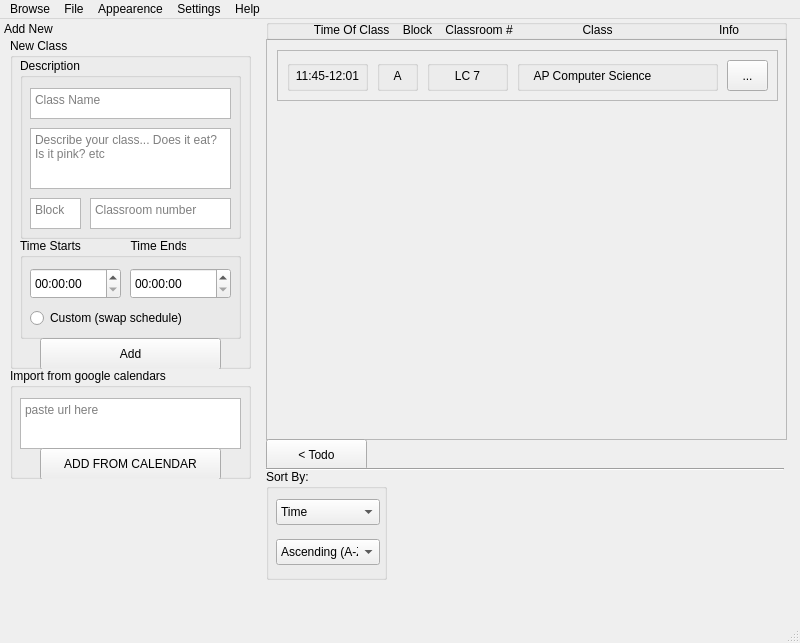
<?xml version="1.0" encoding="UTF-8"?>
<ui version="4.0">
 <class>MainWindow</class>
 <widget class="QMainWindow" name="MainWindow">
  <property name="geometry">
   <rect>
    <x>0</x>
    <y>0</y>
    <width>800</width>
    <height>643</height>
   </rect>
  </property>
  <property name="windowTitle">
   <string>MainWindow</string>
  </property>
  <widget class="QWidget" name="centralwidget">
   <widget class="QScrollArea" name="scrollableClassesDisplay">
    <property name="geometry">
     <rect>
      <x>0</x>
      <y>20</y>
      <width>521</width>
      <height>401</height>
     </rect>
    </property>
    <property name="widgetResizable">
     <bool>true</bool>
    </property>
    <widget class="QWidget" name="scrollAreaWidgetContents">
     <property name="geometry">
      <rect>
       <x>0</x>
       <y>0</y>
       <width>519</width>
       <height>399</height>
      </rect>
     </property>
     <widget class="QFrame" name="classSubject">
      <property name="geometry">
       <rect>
        <x>10</x>
        <y>10</y>
        <width>501</width>
        <height>51</height>
       </rect>
      </property>
      <property name="frameShape">
       <enum>QFrame::StyledPanel</enum>
      </property>
      <property name="frameShadow">
       <enum>QFrame::Raised</enum>
      </property>
      <widget class="QGroupBox" name="groupBox_2">
       <property name="geometry">
        <rect>
         <x>100</x>
         <y>10</y>
         <width>41</width>
         <height>31</height>
        </rect>
       </property>
       <property name="title">
        <string/>
       </property>
       <widget class="QLabel" name="label">
        <property name="geometry">
         <rect>
          <x>10</x>
          <y>0</y>
          <width>21</width>
          <height>31</height>
         </rect>
        </property>
        <property name="text">
         <string>A</string>
        </property>
        <property name="alignment">
         <set>Qt::AlignCenter</set>
        </property>
       </widget>
      </widget>
      <widget class="QGroupBox" name="groupBox_3">
       <property name="geometry">
        <rect>
         <x>240</x>
         <y>10</y>
         <width>201</width>
         <height>31</height>
        </rect>
       </property>
       <property name="title">
        <string/>
       </property>
       <widget class="QLabel" name="label_2">
        <property name="geometry">
         <rect>
          <x>10</x>
          <y>0</y>
          <width>131</width>
          <height>31</height>
         </rect>
        </property>
        <property name="text">
         <string>AP Computer Science</string>
        </property>
        <property name="alignment">
         <set>Qt::AlignCenter</set>
        </property>
       </widget>
      </widget>
      <widget class="QToolButton" name="toolButton">
       <property name="geometry">
        <rect>
         <x>450</x>
         <y>10</y>
         <width>41</width>
         <height>31</height>
        </rect>
       </property>
       <property name="text">
        <string>...</string>
       </property>
      </widget>
      <widget class="QGroupBox" name="groupBox_6">
       <property name="geometry">
        <rect>
         <x>10</x>
         <y>10</y>
         <width>81</width>
         <height>31</height>
        </rect>
       </property>
       <property name="title">
        <string/>
       </property>
       <widget class="QLabel" name="label_4">
        <property name="geometry">
         <rect>
          <x>0</x>
          <y>5</y>
          <width>81</width>
          <height>21</height>
         </rect>
        </property>
        <property name="text">
         <string>11:45-12:01</string>
        </property>
        <property name="alignment">
         <set>Qt::AlignCenter</set>
        </property>
       </widget>
      </widget>
      <widget class="QGroupBox" name="groupBox_4">
       <property name="geometry">
        <rect>
         <x>150</x>
         <y>10</y>
         <width>81</width>
         <height>31</height>
        </rect>
       </property>
       <property name="title">
        <string/>
       </property>
       <widget class="QLabel" name="label_3">
        <property name="geometry">
         <rect>
          <x>0</x>
          <y>5</y>
          <width>81</width>
          <height>21</height>
         </rect>
        </property>
        <property name="text">
         <string>LC 7</string>
        </property>
        <property name="alignment">
         <set>Qt::AlignCenter</set>
        </property>
       </widget>
      </widget>
     </widget>
    </widget>
   </widget>
   <widget class="QGroupBox" name="sortBy">
    <property name="geometry">
     <rect>
      <x>0</x>
      <y>450</y>
      <width>121</width>
      <height>111</height>
     </rect>
    </property>
    <property name="title">
     <string>Sort By:</string>
    </property>
    <widget class="QComboBox" name="sortDue">
     <property name="geometry">
      <rect>
       <x>10</x>
       <y>30</y>
       <width>104</width>
       <height>26</height>
      </rect>
     </property>
     <item>
      <property name="text">
       <string>Time</string>
      </property>
     </item>
     <item>
      <property name="text">
       <string>Class</string>
      </property>
     </item>
     <item>
      <property name="text">
       <string>Block</string>
      </property>
     </item>
    </widget>
    <widget class="QComboBox" name="sortAcend">
     <property name="geometry">
      <rect>
       <x>10</x>
       <y>70</y>
       <width>104</width>
       <height>26</height>
      </rect>
     </property>
     <item>
      <property name="text">
       <string>Ascending (A-Z)</string>
      </property>
     </item>
     <item>
      <property name="text">
       <string>Decending (Z-A)</string>
      </property>
     </item>
    </widget>
   </widget>
   <widget class="QPushButton" name="pushButton">
    <property name="geometry">
     <rect>
      <x>0</x>
      <y>420</y>
      <width>101</width>
      <height>31</height>
     </rect>
    </property>
    <property name="text">
     <string>&lt; Todo</string>
    </property>
    <property name="checkable">
     <bool>false</bool>
    </property>
    <property name="default">
     <bool>false</bool>
    </property>
    <property name="flat">
     <bool>false</bool>
    </property>
   </widget>
   <widget class="Line" name="divlineunder">
    <property name="geometry">
     <rect>
      <x>-3</x>
      <y>440</y>
      <width>521</width>
      <height>20</height>
     </rect>
    </property>
    <property name="orientation">
     <enum>Qt::Horizontal</enum>
    </property>
   </widget>
   <widget class="QGroupBox" name="groupBox_5">
    <property name="geometry">
     <rect>
      <x>0</x>
      <y>0</y>
      <width>521</width>
      <height>21</height>
     </rect>
    </property>
    <property name="title">
     <string/>
    </property>
    <widget class="QLabel" name="label_5">
     <property name="geometry">
      <rect>
       <x>0</x>
       <y>0</y>
       <width>521</width>
       <height>21</height>
      </rect>
     </property>
     <property name="text">
      <string>Time Of Class    Block    Classroom #                     Class                                Info</string>
     </property>
     <property name="alignment">
      <set>Qt::AlignCenter</set>
     </property>
    </widget>
   </widget>
  </widget>
  <widget class="QMenuBar" name="menubar">
   <property name="geometry">
    <rect>
     <x>0</x>
     <y>0</y>
     <width>800</width>
     <height>22</height>
    </rect>
   </property>
   <widget class="QMenu" name="menuAppearence">
    <property name="title">
     <string>Appearence</string>
    </property>
    <widget class="QMenu" name="menuCustom">
     <property name="title">
      <string>Custom</string>
     </property>
     <addaction name="actionMake_New"/>
     <addaction name="actionExample"/>
    </widget>
    <widget class="QMenu" name="menuDark_Mode_yessir">
     <property name="title">
      <string>Dark Mode (yessir)</string>
     </property>
     <addaction name="actionDark_Chocolate"/>
     <addaction name="actionNight_Sky"/>
     <addaction name="actionChocolate"/>
     <addaction name="action500_Shades_Of_Grey"/>
     <addaction name="actionContrast"/>
    </widget>
    <widget class="QMenu" name="menuLight_Mode_bleh">
     <property name="title">
      <string>Light Mode (bleh)</string>
     </property>
     <addaction name="actionNuclear_Explosion"/>
     <addaction name="actionSilk"/>
     <addaction name="actionPaper"/>
     <addaction name="actionMilk"/>
     <addaction name="actionInverse_Contrast"/>
    </widget>
    <addaction name="menuDark_Mode_yessir"/>
    <addaction name="menuLight_Mode_bleh"/>
    <addaction name="menuCustom"/>
   </widget>
   <widget class="QMenu" name="menuSettings">
    <property name="title">
     <string>Settings</string>
    </property>
   </widget>
   <widget class="QMenu" name="menuHelp">
    <property name="title">
     <string>Help</string>
    </property>
    <addaction name="actionHow_to_use"/>
   </widget>
   <widget class="QMenu" name="menuFile">
    <property name="title">
     <string>File</string>
    </property>
    <addaction name="actionOpen"/>
    <addaction name="actionSave"/>
    <addaction name="actionSave_Calendar_As"/>
   </widget>
   <widget class="QMenu" name="menuBrowse">
    <property name="title">
     <string>Browse</string>
    </property>
    <addaction name="actionTodo"/>
    <addaction name="actionClasses"/>
   </widget>
   <addaction name="menuBrowse"/>
   <addaction name="menuFile"/>
   <addaction name="menuAppearence"/>
   <addaction name="menuSettings"/>
   <addaction name="menuHelp"/>
  </widget>
  <widget class="QStatusBar" name="statusbar"/>
  <widget class="QDockWidget" name="container">
   <property name="enabled">
    <bool>true</bool>
   </property>
   <property name="minimumSize">
    <size>
     <width>260</width>
     <height>600</height>
    </size>
   </property>
   <property name="maximumSize">
    <size>
     <width>260</width>
     <height>600</height>
    </size>
   </property>
   <property name="floating">
    <bool>false</bool>
   </property>
   <property name="features">
    <set>QDockWidget::DockWidgetMovable</set>
   </property>
   <property name="windowTitle">
    <string>Add New</string>
   </property>
   <attribute name="dockWidgetArea">
    <number>1</number>
   </attribute>
   <widget class="QWidget" name="dockWidgetContents_2">
    <widget class="QGroupBox" name="todoDiv">
     <property name="geometry">
      <rect>
       <x>10</x>
       <y>0</y>
       <width>241</width>
       <height>331</height>
      </rect>
     </property>
     <property name="title">
      <string>New Class</string>
     </property>
     <widget class="QGroupBox" name="newDueGroup">
      <property name="geometry">
       <rect>
        <x>10</x>
        <y>200</y>
        <width>221</width>
        <height>101</height>
       </rect>
      </property>
      <property name="title">
       <string>Time Starts               Time Ends</string>
      </property>
      <widget class="QTimeEdit" name="timeEdit">
       <property name="geometry">
        <rect>
         <x>10</x>
         <y>30</y>
         <width>91</width>
         <height>31</height>
        </rect>
       </property>
      </widget>
      <widget class="QTimeEdit" name="timeEdit_2">
       <property name="geometry">
        <rect>
         <x>110</x>
         <y>30</y>
         <width>101</width>
         <height>31</height>
        </rect>
       </property>
      </widget>
      <widget class="QRadioButton" name="radioButton">
       <property name="geometry">
        <rect>
         <x>10</x>
         <y>70</y>
         <width>191</width>
         <height>20</height>
        </rect>
       </property>
       <property name="text">
        <string>Custom (swap schedule)</string>
       </property>
      </widget>
     </widget>
     <widget class="QGroupBox" name="newHomeworkGroup">
      <property name="geometry">
       <rect>
        <x>10</x>
        <y>20</y>
        <width>221</width>
        <height>181</height>
       </rect>
      </property>
      <property name="title">
       <string>Description</string>
      </property>
      <widget class="QTextEdit" name="newHWText">
       <property name="geometry">
        <rect>
         <x>10</x>
         <y>70</y>
         <width>201</width>
         <height>61</height>
        </rect>
       </property>
       <property name="html">
        <string>&lt;!DOCTYPE HTML PUBLIC &quot;-//W3C//DTD HTML 4.0//EN&quot; &quot;http://www.w3.org/TR/REC-html40/strict.dtd&quot;&gt;
&lt;html&gt;&lt;head&gt;&lt;meta name=&quot;qrichtext&quot; content=&quot;1&quot; /&gt;&lt;style type=&quot;text/css&quot;&gt;
p, li { white-space: pre-wrap; }
&lt;/style&gt;&lt;/head&gt;&lt;body style=&quot; font-family:'.AppleSystemUIFont'; font-size:13pt; font-weight:400; font-style:normal;&quot;&gt;
&lt;p style=&quot;-qt-paragraph-type:empty; margin-top:0px; margin-bottom:0px; margin-left:0px; margin-right:0px; -qt-block-indent:0; text-indent:0px;&quot;&gt;&lt;br /&gt;&lt;/p&gt;&lt;/body&gt;&lt;/html&gt;</string>
       </property>
       <property name="placeholderText">
        <string>Describe your class... Does it eat? Is it pink? etc </string>
       </property>
      </widget>
      <widget class="QTextEdit" name="newClassName">
       <property name="geometry">
        <rect>
         <x>10</x>
         <y>30</y>
         <width>201</width>
         <height>31</height>
        </rect>
       </property>
       <property name="html">
        <string>&lt;!DOCTYPE HTML PUBLIC &quot;-//W3C//DTD HTML 4.0//EN&quot; &quot;http://www.w3.org/TR/REC-html40/strict.dtd&quot;&gt;
&lt;html&gt;&lt;head&gt;&lt;meta name=&quot;qrichtext&quot; content=&quot;1&quot; /&gt;&lt;style type=&quot;text/css&quot;&gt;
p, li { white-space: pre-wrap; }
&lt;/style&gt;&lt;/head&gt;&lt;body style=&quot; font-family:'.AppleSystemUIFont'; font-size:13pt; font-weight:400; font-style:normal;&quot;&gt;
&lt;p style=&quot;-qt-paragraph-type:empty; margin-top:0px; margin-bottom:0px; margin-left:0px; margin-right:0px; -qt-block-indent:0; text-indent:0px;&quot;&gt;&lt;br /&gt;&lt;/p&gt;&lt;/body&gt;&lt;/html&gt;</string>
       </property>
       <property name="placeholderText">
        <string>Class Name</string>
       </property>
      </widget>
      <widget class="QPlainTextEdit" name="plainTextEdit_2">
       <property name="geometry">
        <rect>
         <x>10</x>
         <y>140</y>
         <width>51</width>
         <height>31</height>
        </rect>
       </property>
       <property name="placeholderText">
        <string>Block</string>
       </property>
      </widget>
      <widget class="QTextEdit" name="textEdit">
       <property name="geometry">
        <rect>
         <x>70</x>
         <y>140</y>
         <width>141</width>
         <height>31</height>
        </rect>
       </property>
       <property name="placeholderText">
        <string>Classroom number</string>
       </property>
      </widget>
     </widget>
     <widget class="QPushButton" name="pushButton_3">
      <property name="geometry">
       <rect>
        <x>30</x>
        <y>300</y>
        <width>181</width>
        <height>32</height>
       </rect>
      </property>
      <property name="text">
       <string>Add</string>
      </property>
     </widget>
    </widget>
    <widget class="QGroupBox" name="groupBox">
     <property name="geometry">
      <rect>
       <x>10</x>
       <y>330</y>
       <width>241</width>
       <height>111</height>
      </rect>
     </property>
     <property name="title">
      <string>Import from google calendars</string>
     </property>
     <widget class="QPlainTextEdit" name="plainTextEdit">
      <property name="geometry">
       <rect>
        <x>10</x>
        <y>30</y>
        <width>221</width>
        <height>51</height>
       </rect>
      </property>
      <property name="placeholderText">
       <string>paste url here</string>
      </property>
     </widget>
     <widget class="QPushButton" name="pushButton_2">
      <property name="geometry">
       <rect>
        <x>30</x>
        <y>80</y>
        <width>181</width>
        <height>32</height>
       </rect>
      </property>
      <property name="text">
       <string>ADD FROM CALENDAR</string>
      </property>
     </widget>
    </widget>
   </widget>
  </widget>
  <action name="actionAdd_class">
   <property name="text">
    <string>Add class</string>
   </property>
  </action>
  <action name="actionAdd_work">
   <property name="text">
    <string>Add work</string>
   </property>
  </action>
  <action name="actionMake_New">
   <property name="text">
    <string>Make New</string>
   </property>
  </action>
  <action name="actionExample">
   <property name="text">
    <string>Example</string>
   </property>
  </action>
  <action name="actionDark_Chocolate">
   <property name="text">
    <string>Cave</string>
   </property>
  </action>
  <action name="actionNight_Sky">
   <property name="text">
    <string>Night Sky</string>
   </property>
  </action>
  <action name="actionChocolate">
   <property name="text">
    <string>Dark Chocolate</string>
   </property>
  </action>
  <action name="action500_Shades_Of_Grey">
   <property name="text">
    <string>51 Shades Of Grey</string>
   </property>
  </action>
  <action name="actionContrast">
   <property name="text">
    <string>Contrast</string>
   </property>
  </action>
  <action name="actionNuclear_Explosion">
   <property name="text">
    <string>Nuclear Explosion</string>
   </property>
  </action>
  <action name="actionSilk">
   <property name="text">
    <string>Cloud</string>
   </property>
  </action>
  <action name="actionPaper">
   <property name="text">
    <string>Paper</string>
   </property>
  </action>
  <action name="actionMilk">
   <property name="text">
    <string>Milk (Default)</string>
   </property>
  </action>
  <action name="actionInverse_Contrast">
   <property name="text">
    <string>Inverse Contrast</string>
   </property>
  </action>
  <action name="actionHow_to_use">
   <property name="text">
    <string>How to use</string>
   </property>
  </action>
  <action name="actionOpen">
   <property name="text">
    <string>Import Calendar</string>
   </property>
  </action>
  <action name="actionSave">
   <property name="text">
    <string>Save Calendar</string>
   </property>
  </action>
  <action name="actionSave_Calendar_As">
   <property name="text">
    <string>Save Calendar As</string>
   </property>
  </action>
  <action name="actionTodo">
   <property name="text">
    <string>Todo</string>
   </property>
  </action>
  <action name="actionClasses">
   <property name="text">
    <string>Classes</string>
   </property>
  </action>
 </widget>
 <resources/>
 <connections/>
</ui>
